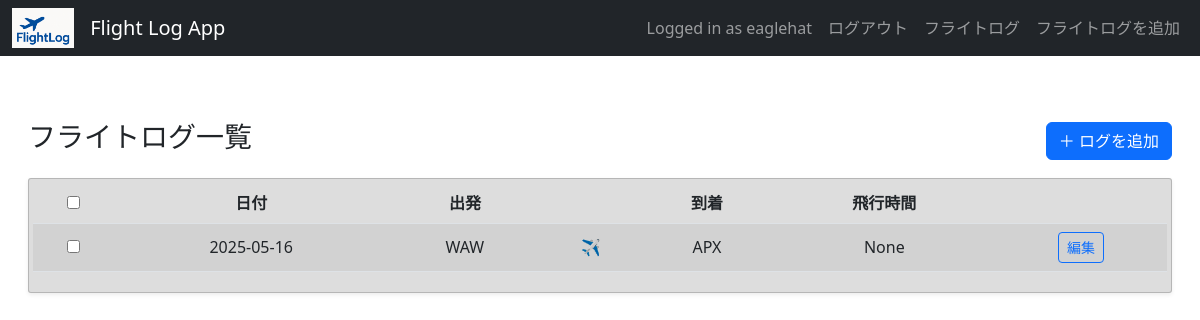
Before: / (signed in) with the older database file.
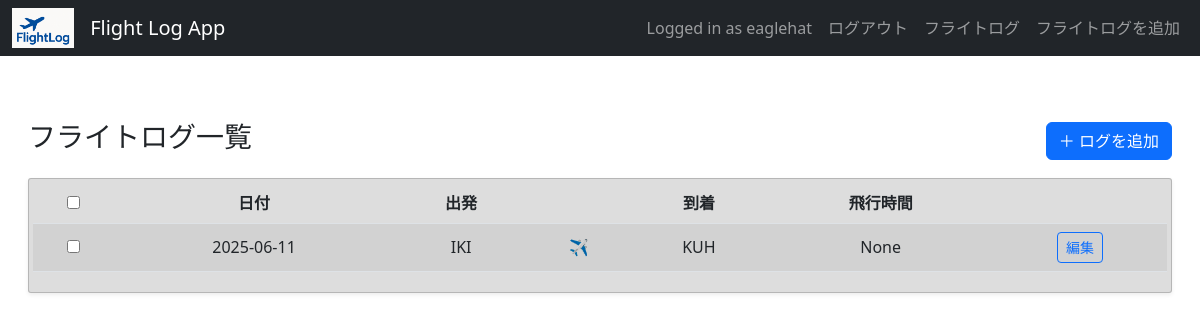
After: the same page with the newer database file.
### flightlog/models.py (models this page shows, shortened)
class FlightLog(models.Model):
    user = models.ForeignKey(User, on_delete=models.CASCADE)
    date = models.DateField()
    departure_country = models.CharField(max_length=100, blank=True)
    departure = models.CharField(max_length=100)
    arrival_country = models.CharField(max_length=100, blank=True)
    arrival = models.CharField(max_length=100)
    aircraft_type = models.CharField(max_length=50)
    aircraft_reg = models.CharField(max_length=20, blank=True)
    notes = models.TextField(blank=True)
    image = models.ImageField(upload_to='flight_images/', blank=True, null=True)
    airline = models.CharField(max_length=50, blank=True)  # 航空会社
    flight_number = models.CharField(max_length=20, blank=True)  # 便名
    seat_class = models.CharField(max_length=20, blank=True)  # クラス (例: Economy)
    seat_number = models.CharField(max_length=10, blank=True)  # 座席番号
    departure_gate = models.CharField(max_length=10, blank=True)
    departure_spot = models.CharField(max_length=10, blank=True)
    arrival_gate = models.CharField(max_length=10, blank=True)
    arrival_spot = models.CharField(max_length=10, blank=True)
    scheduled_departure = models.DateTimeField(blank=True, null=True)
    scheduled_arrival = models.DateTimeField(blank=True, null=True)
    actual_departure = models.DateTimeField(blank=True, null=True)
    actual_arrival = models.DateTimeField(blank=True, null=True)
    takeoff_time = models.DateTimeField(blank=True, null=True)
    landing_time = models.DateTimeField(blank=True, null=True)
    takeoff_runway = models.CharField(max_length=10, blank=True)
    landing_runway = models.CharField(max_length=10, blank=True)
    flight_level = models.IntegerField(null=True, blank=True)
    total_time = models.DurationField(null=True, blank=True)
    flight_miles = models.IntegerField(null=True, blank=True)

### flightlog/views.py (the view)
# urls.py: path('', views.log_list, name='log_list'),
@login_required
def log_list(request):
    logs = FlightLog.objects.filter(user=request.user).order_by('-date')
    return render(request, 'flightlog/log_list.html', {'logs': logs})

### flightlog/templatetags/custom_filters.py (called while the page is built)
@register.filter(name='extract_iata')
def extract_iata(value):
    if value:
        parts = value.split('/')
        if parts:
            return parts[0]
    return value  # 返す値がない場合、そのまま返す

### flightlog/templates/flightlog/log_list.html (shortened to what this page needs)
{% extends 'base.html' %}
{% load custom_filters %}
{% block content %}
<div class="container-fluid mt-5 p-3">
  <div class="d-flex justify-content-between align-items-center mb-3">
    <h2 class="fs-3">フライトログ一覧</h2>
    <a href="{% url 'add_log' %}" class="btn btn-primary fs-6">＋ ログを追加</a>
  </div>
  <form method="post" action="{% url 'delete_logs' %}" id="log-form">
    <div class="card shadow-sm">
      <div class="card-body p-1">
        <div class="table-responsive">
          <table class="table table-striped table-hover align-middle">
            <thead class="thead-light">
              <tr>
                <th class="text-center">
                  <input type="checkbox" id="select-all">
                </th>
                <th class="text-center text-nowrap">日付</th>
                <th class="text-center text-nowrap">出発</th>
                <th class="text-center text-nowrap"></th>
                <th class="text-center text-nowrap">到着</th>
                <th class="text-center text-nowrap">飛行時間</th>
                <th class="text-center text-nowrap"></th>
              </tr>
            </thead>
            <tbody>
              {% for log in logs %}
              <tr onclick="location.href='{% url 'flight_log_detail' log.pk %}'" style="cursor: pointer;">
                <td class="text-center">
                  <input type="checkbox" name="selected_logs" value="{{ log.id }}" class="log-checkbox">
                </td>
                <td class="text-center text-nowrap">{{ log.date|date:"Y-m-d" }}</td>
                <td class="text-center text-nowrap">{{ log.departure|extract_iata }}</td>
                <td class="text-center text-nowrap">✈</td>
                <td class="text-center text-nowrap">{{ log.arrival|extract_iata }}</td>
                <td class="text-center text-nowrap">{{ log.total_time }}</td>
                <td class="text-center">
                  <a class="text-center text-nowrap btn btn-sm btn-outline-primary" href="{% url 'edit_log' log.id %}" class="btn btn-sm btn-outline-primary">編集</a>
                </td>
              </tr>
              {% empty %}
              <tr>
                <td colspan="7" class="text-center">フライトログはまだ登録されていません。</td>
              </tr>
              {% endfor %}
            </tbody>
          </table>
        </div>
      </div>
    </div>
  </form>
</div>
{% endblock %}

Changed rows visible on the page:
removed FlightLog: date "2025-05-16", departure|extract_iata "WAW", arrival|extract_iata "APX", total_time "None"
added FlightLog: date "2025-06-11", departure|extract_iata "IKI", arrival|extract_iata "KUH", total_time "None"
